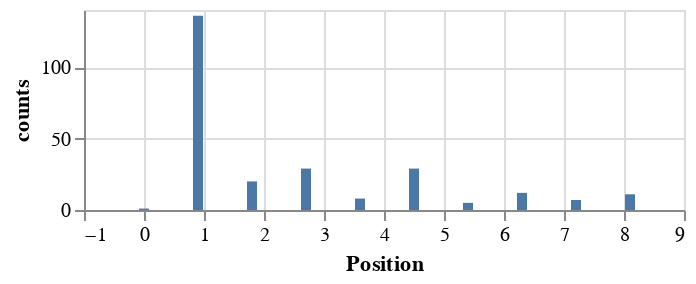

Write notebook code for a chart like this one.
### Code cell
plot_series(pd.Series(left_words['diktatur']))

### Figure 1 — Vega-Lite specification as saved in the notebook (floating-point values rounded to 4 significant figures)
{"config": {"view": {"continuousWidth": 300, "continuousHeight": 300}}, "data": {"name": "data-4255a37155579a9d467fd62ff51bb815"}, "mark": {"type": "bar"}, "encoding": {"x": {"bin": false, "field": "Position", "type": "quantitative"}, "y": {"field": "counts", "type": "quantitative"}}, "height": 100, "width": 300, "$schema": "https://vega.github.io/schema/vega-lite/v5.8.0.json", "datasets": {"data-4255a37155579a9d467fd62ff51bb815": [{"counts": 1.0, "Position": 0.0}, {"counts": 136.0, "Position": 0.9}, {"counts": 20.0, "Position": 1.8}, {"counts": 29.0, "Position": 2.7}, {"counts": 8.0, "Position": 3.6}, {"counts": 29.0, "Position": 4.5}, {"counts": 5.0, "Position": 5.4}, {"counts": 12.0, "Position": 6.3}, {"counts": 7.0, "Position": 7.2}, {"counts": 11.0, "Position": 8.1}, {"counts": null, "Position": 9.0}]}}
